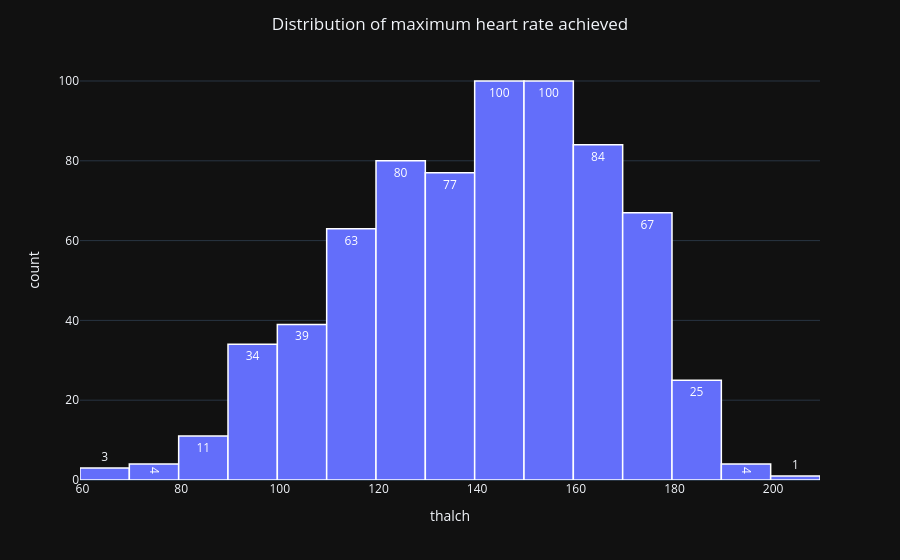

Notebook code cell kept with this figure:
### Code cell
fig = px.histogram(heart,x='thalch',nbins=15,template='plotly_dark',text_auto=True)
fig.update_traces(marker_line_width=1.5, marker_line_color='white')
fig.update_layout(title='Distribution of maximum heart rate achieved',
                  title_x=0.5)
fig.show()

### Figure 1 — Plotly figure (JSON) as saved in the notebook; plotly's stock layout.template omitted (floating-point values rounded to 4 significant figures; data arrays with more than 128 entries replaced by an {"elided": "..."} marker saying what was removed)
{"data": [{"alignmentgroup": "True", "bingroup": "x", "hovertemplate": "thalch=%{x}<br>count=%{y}<extra></extra>", "legendgroup": "", "marker": {"color": "#636efa", "line": {"color": "white", "width": 1.5}, "pattern": {"shape": ""}}, "name": "", "nbinsx": 15, "offsetgroup": "", "orientation": "v", "showlegend": false, "texttemplate": "%{value}", "type": "histogram", "x": {"elided": "692 int values"}, "xaxis": "x", "yaxis": "y"}], "layout": {"autosize": true, "barmode": "relative", "legend": {"tracegroupgap": 0}, "margin": {"t": 60}, "title": {"text": "Distribution of maximum heart rate achieved", "x": 0.5}, "xaxis": {"anchor": "y", "autorange": true, "domain": [0, 1], "range": [59.5, 209.5], "title": {"text": "thalch"}, "type": "linear"}, "yaxis": {"anchor": "x", "autorange": true, "domain": [0, 1], "range": [0, 105.3], "title": {"text": "count"}}}}
